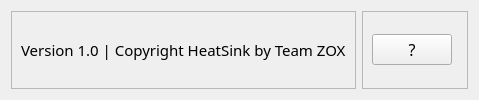
     <widget class="QFrame" name="Footer_frame">
      <property name="styleSheet">
       <string notr="true">#Footer_frame{
border:3px solid #22a7f2;
border-radius:10px;
padding: 0 8px; 
margin:10px
}</string>
      </property>
      <property name="frameShape">
       <enum>QFrame::NoFrame</enum>
      </property>
      <property name="frameShadow">
       <enum>QFrame::Raised</enum>
      </property>
      <layout class="QHBoxLayout" name="horizontalLayout_7">
       <item>
        <widget class="QFrame" name="footer_left_frame">
         <property name="font">
          <font>
           <pointsize>18</pointsize>
           <underline>true</underline>
          </font>
         </property>
         <property name="frameShape">
          <enum>QFrame::StyledPanel</enum>
         </property>
         <property name="frameShadow">
          <enum>QFrame::Raised</enum>
         </property>
         <layout class="QHBoxLayout" name="horizontalLayout_5">
          <item>
           <widget class="QLabel" name="label">
            <property name="font">
             <font>
              <family>Bahnschrift</family>
              <pointsize>11</pointsize>
              <underline>false</underline>
             </font>
            </property>
            <property name="text">
             <string>Version 1.0 | Copyright HeatSink by Team ZOX</string>
            </property>
           </widget>
          </item>
         </layout>
        </widget>
       </item>
       <item>
        <widget class="QFrame" name="footer_right_frame">
         <property name="frameShape">
          <enum>QFrame::StyledPanel</enum>
         </property>
         <property name="frameShadow">
          <enum>QFrame::Raised</enum>
         </property>
         <layout class="QHBoxLayout" name="horizontalLayout_6">
          <item alignment="Qt::AlignRight">
           <widget class="QPushButton" name="pushButton_2">
            <property name="font">
             <font>
              <family>Arial Rounded MT Bold</family>
              <pointsize>12</pointsize>
             </font>
            </property>
            <property name="text">
             <string>?</string>
            </property>
           </widget>
          </item>
          <item>
           <widget class="QFrame" name="size_grip">
            <property name="maximumSize">
             <size>
              <width>30</width>
              <height>30</height>
             </size>
            </property>
            <property name="frameShape">
             <enum>QFrame::StyledPanel</enum>
            </property>
            <property name="frameShadow">
             <enum>QFrame::Raised</enum>
            </property>
           </widget>
          </item>
         </layout>
        </widget>
       </item>
      </layout>
     </widget>
